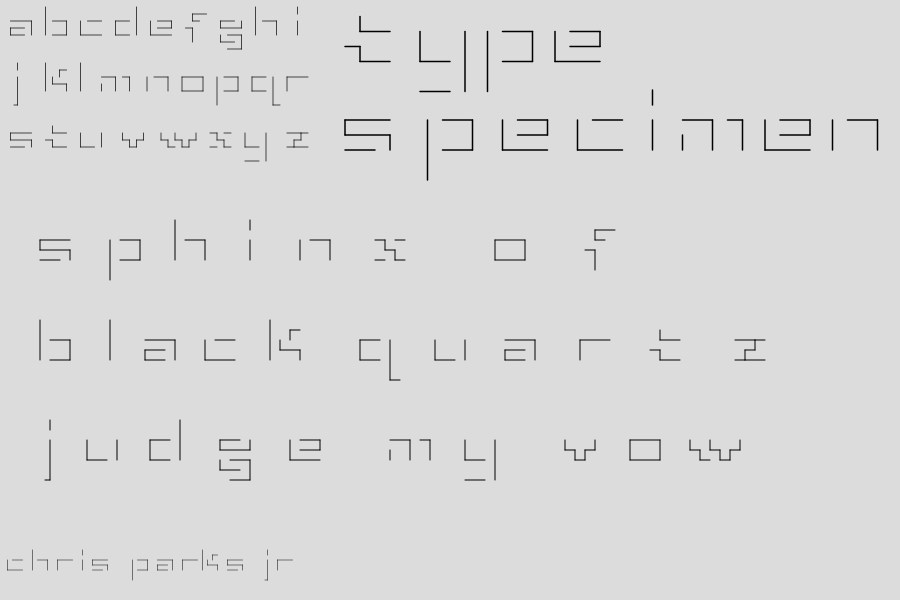
Frame 1 (no input)
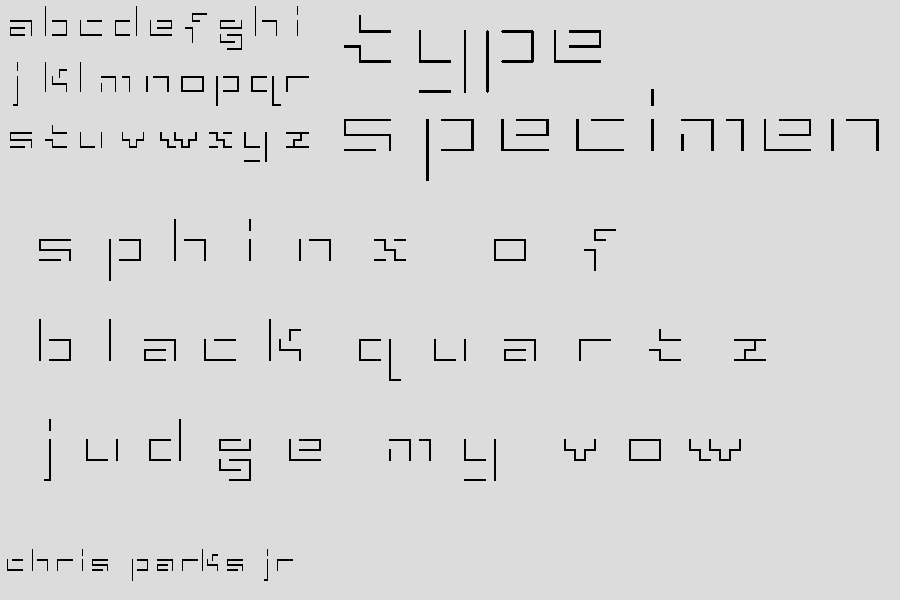
Frame 60 (no input)
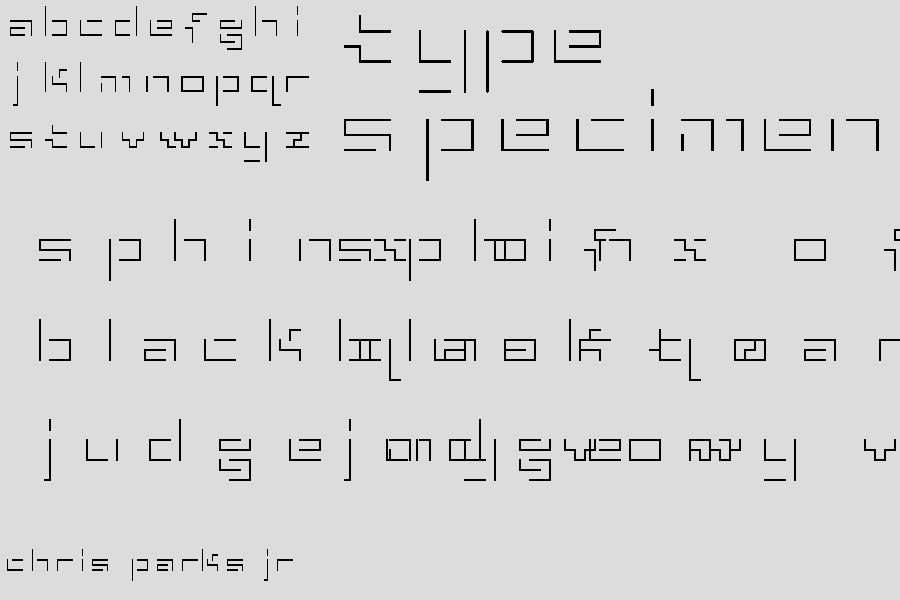
Frame 120 (the mouse pressed at the canvas centre since frame 60)

The p5.js sketch that drew these frames (run headless with seeded random() and noise() and a simulated clock; from frame 60 on, the mouse is pressed at the canvas centre):

// p5.js sketch
// ── sketch.js
function setup() {
createCanvas(900, 600);
        
textAlign(CENTER, CENTER);
background(220);
    
    
}

function draw() {

    // ALPHABET-70%SCALE
    
        push();
            scale(.70);
                drawA(15,10);
        pop();

    
        push();
            scale(.70);
                drawB(65,10);
        pop();

    
        push();
            scale(.70);
                drawC(115,10);
        pop();

    
        push();
            scale(.70);
                drawD(165,10);
        pop();

    
        push();
            scale(.70);
                drawE(215,10);
        pop();

    
        push();
            scale(.70);
                drawF(265,10);
        pop();

    
        push();
            scale(.70);
                drawG(315,10);
        pop();

    
        push();
            scale(.70);
                drawH(365,10);
        pop();

    
        push();
            scale(.70);
                drawI(415,10);
        pop();

        push();
            scale(.70);
                drawJ(15,90);
        pop();

        push();
            scale(.70);
                drawK(65,90);
        pop();

        push();
            scale(.70);
                drawL(115,90);
        pop();

        push();
            scale(.70);
                drawM(145,90);
        pop();

        push();
            scale(.70);
                drawN(210,90);
        pop();

        push();
            scale(.70);
                drawO(260,90);
        pop();

        push();
            scale(.70);
                drawP(310,90);
        pop();

        push();
            scale(.70);
                drawQ(360,90);
        pop();

        push();
            scale(.70);
                drawR(410,90);
        pop();

        push();
            scale(.70);
                drawS(15,170);
        pop();

        push();
            scale(.70);
                drawT(65,170);
        pop();

        push();
            scale(.70);
                drawU(115,170);
        pop();

        push();
            scale(.70);
                drawV(175,170);
        pop();

        push();
            scale(.70);
                drawW(230,170);
        pop();


        push();
            scale(.70);
                drawX(300,170);
        pop();

        push();
            scale(.70);
                drawY(350,170);
        pop();

        push();
            scale(.70);
                drawZ(410,170);
        pop();


       push();
        
    // TYPE-SPECIMEN-150%SCALE
    
       push(); 
            scale(1.5);
                drawT(230,1);
       pop();


        push();

            scale(1.5);
                drawY(280,1);
       pop();

        push();

            scale(1.5);
                drawP(325,1);
       pop();

        push();

            scale(1.5);
                drawE(370,1);
       pop();

        push();

            scale(1.5);
                drawS(230,60);
       pop();


        push();

            scale(1.5);
                drawP(285,60);
       pop();

        push();

            scale(1.5);
                drawE(335,60);
       pop();

        push();

            scale(1.5);
                drawC(385,60);
       pop();

        push();

            scale(1.5);
                drawI(425,60);
       pop();


        push();

            scale(1.5);
                drawM(455,60);
       pop();

        push();

            scale(1.5);
                drawE(510,60);
       pop();

        push();

            scale(1.5);
                drawN(555,60);

       pop();


 
   // “Sphinx of black quartz, judge my vow”
   
    push();
        
   
            drawSS(30,220);
   pop();
    
    
    push();
        
  
            drawPS(100,220);
   pop();
    
    push();
        
   
            drawHS(165,220);
   pop();
    
        push();
        
  
            drawIS(230,220);
   pop();
    
    push();
        
   
            drawNS(290,220);
   pop();
    
    
    push();
        
  
            drawXS(365,220);
   pop();
    
    push();
        
  
            drawOS(485,220);
   pop();
    
        push();
        
   
            drawFS(575,220);
   pop();
    
    push();
        
   
            drawBS(30,320);
   pop();
    
    
    push();
        
   
            drawLS(100,320);
   pop();
    
    push();
        
   
            drawAS(135,320);
   pop();
    
        push();
        
   
            drawCS(195,320);
   
   pop();
    
     push();
        
   
            drawKS(260,320);
   pop();
    
    
    push();
        
   
            drawQS(350,320);
   pop();
    
    push();
        
   
            drawUS(425,320);
   pop();
    
        push();
        
   
            drawAS(495,320);
   
   pop();
    
     push();
        
   
            drawRS(570,320);
   pop();
    
    
    push();
        
   
            drawTS(640,320);
   pop();
    
    push();
        
   
            drawZS(725,320);
   pop();
    
       push();
        
   
            drawJS(30,420);
   pop();
    
    
    push();
        
   
            drawUS(77,420);
   pop();
    
    push();
        
   
            drawDS(140,420);
   pop();
    
        push();
        
   
            drawGS(210,420);
   
   pop();
    
     push();
        
   
            drawES(280,420);
   pop();
    
    
    push();
        
   
            drawMS(380,420);
   pop();
    
    push();
        
   
            drawYS(455,420);
   pop();
    
        push();
        
   
            drawVS(555,420);
   
   pop();
    
     push();
        
   
            drawOS(620,420);
   pop();
    
    
    push();
        
   
            drawWS(680,420);
   pop();
    
    
  // NAME-50%SCALE  
     push();
        scale(.50);
            drawC(15,1100);
    pop();

    
    push();
        scale(.50);
            drawH(65,1100);
    pop();

    
    push();
        scale(.50);
            drawR(115, 1100);
    pop();

    
    push();
        scale(.50);
            drawI(155,1100);
    pop()

    
    push();
        scale(.50);
            drawS(185,1100);
    pop();

    
    push();
        scale(.50);
            drawP(265,1100);
    pop();

    
    push();
        scale(.50);
            drawA(315,1100);
    pop();

    
    push();
        scale(.50);
            drawR(365,1100);
    pop();

    
    push();
        scale(.50);
            drawK(405,1100);
    pop();
    
    push();
        scale(.50);
            drawS(455,1100);
    pop();
    
    push();
        scale(.50);
            drawJ(525,1100);
    pop();
    
    push();
        scale(.50);
            drawR(555,1100);
    pop();
    
    
    

    
    
    
}
// FUNCTIONSET1-ALPHABET-STANDARD 
function drawA(x, y) {
    push();

        translate(x, y);;
    
            line(0,20,30,20);
            line(30,20,30,40);
            line(20,30,0,30);
            line(0,40,20,40);
            line(0,40,0,30);    
    
    pop();
    
}
function drawB(x, y) {
    push();
  
        translate(x, y);;
    
    
            line(0,0,0,40);
            line(10,20,30,20);
            line(30,20,30,40);
            line(30,40,10,40);

    pop();
    
}

function drawC(x, y) {
    push();
    
        translate(x, y);;
 
            line(0,20,0,40);
            line(0,40,30,40);
            line(10,20,30,20);
    
;    pop();
    
}

function drawD(x, y) {
    push();
  
        translate(x, y);;
    
    
            line(30,0,30,40);
            line(20,20,0,20);
            line(0,20,0,40);
            line(0,40,20,40);

    pop();
    
}


function drawE(x, y) {
    push();
  
        translate(x, y);;
    
    
            line(0,20,0,40);
            line(0,40,30,40);
            line(10,20,30,20);
            line(30,20,30,30);
            line(30,30,10,30);

    pop();
    
}



function drawF(x, y) {
    push();
   
        translate(x, y);;
    

            line(10,10,30,10);
            line(10,10,10,20);
            line(10,20,20,20);
            line(0,30,10,30);
            line(10,30,10,50);

    pop();
    
}
function drawG(x, y) {
  push();
   
        translate(x, y);;
    
    
            line(0,40,0,50);
            line(0,50,20,50);
            line(20,20,0,20);
            line(0,20,0,30);
            line(0,30,30,30);
            line(30,30,30,20);
            line(10,40,30,40);
            line(30,40,30,60);
            line(30,60,10,60);

    pop();
    
}
function drawH(x, y) {
  push();
  
    translate(x, y);;
    
    
        line(0,0,0,40);
        line(10,20,30,20);
        line(30,20,30,40);
  
pop();
    
}

function drawI(x, y) {
  push();
 
    translate(x, y);;
    
    
        line(10,0,10,10);
        line(10,20,10,40);
   
pop();
    
}

function drawJ(x, y) {
  push();

    translate(x, y);;
    
    
        line(10,0,10,10);
        line(10,20,10,60);
        line(10,60,5,60);
   
pop();
    
}
function drawK(x, y) {
  push();

    translate(x, y);;
    
    
        line(0,0,0,40);
        line(20,20,20,10);
        line(20,10,30,10);
        line(10,20,10,30);
        line(10,30,30,30);
        line(30,30,30,40);
   
pop();
    
}
function drawL(x, y) {
  push();
 
    translate(x, y);;
    
    
        line(0,0,0,40);
   
pop();
    
}


function drawM(x, y) {
  push();

    translate(x, y);;
    
    
        line(0,20,20,20);
        line(20,20,20,40);
        line(0,30,0,40);
        line(30,20,40,20);
        line(40,20,40,40);

pop();
    
}
function drawN(x, y) {

    
push();

    translate(x, y);;
    

        line(0,20,0,40);
        line(10,20,30,20);
        line(30,20,30,40);

pop();
    
}
function drawO(x, y) {
  push();
  
    translate(x, y);;
    
    
        line(0,20,30,20);
        line(30,20,30,40);
        line(30,40,0,40);
        line(0,40,0,20);
  
    
   
   
    pop();
    
}

function drawP(x, y) {
  push();
  
    translate(x, y);;
    
    
        line(10,20,30,20);
        line(30,20,30,40);
        line(30,40,10,40);
        line(0,60,0,20);
    
;    pop();
    
}

function drawQ(x, y) {
  push();
                
     
    translate(x, y);;
    

        line(20,20,0,20);
        line(0,20,0,40);
        line(0,40,20,40);
        line(30,20,30,60);
        line(30,60,40,60)

    pop();
    
}

function drawR(x, y) {
  push();
                
 
    translate(x, y);;
    
    
        line(0,20,0,40);
        line(0,20,30,20);
 
    pop();
    
}

function drawS(x, y) {
  push();

    translate(x, y);
    
    
        line(30,20,0,20);
        line(0,20,0,30);
        line(0,30,30,30);
        line(30,30,30,40);
        line(20,40,0,40);

    pop();
    
}



function drawT(x, y) {
  push();
   
    translate(x, y);
    
    
    
        line(10,10,10,20);
        line(10,20,30,20);
        line(0,30,10,30);
        line(10,30,10,40);
        line(10,40,30,40);
   
    pop();
    
}

function drawU(x, y) {
  push();
  
    translate(x, y);
    
    
        line(30,20,30,40);
        line(20,40,0,40);
        line(0,40,0,20);
   
    pop();
    
}
function drawV(x, y) {
  push();
 
    translate(x, y);
    
    
        line(0,20,0,30);
        line(0,30,10,30);
        line(10,30,10,40);
        line(10,40,20,40);
        line(20,40,20,30);
        line(20,30,30,30);
        line(30,30,30,20);
    
    pop();
    
}
function drawW(x, y) {
  push();
 
    
    translate(x, y);
    
    
        line(0,20,0,30);
        line(0,30,10,30);
        line(10,30,10,40);
        line(10,40,20,40);
        line(20,20,20,30);
        line(20,30,30,30);
        line(30,30,30,40);
        line(30,40,40,40);
        line(40,40,40,30);
        line(40,30,50,30);
        line(50,30,50,20);

    pop();
    
}

function drawX(x, y) {
  push();
 
    translate(x, y);
    

        line(0,20,10,20);
        line(10,20,10,30);
        line(10,30,20,30);
        line(20,30,20,40);
        line(20,40,30,40);
        line(0,40,10,40);
        line(20,20,30,20);

    pop();
    
}
function drawY(x, y) {
  push();
    
    translate(x, y);
    
    
        line(0,20,0,40);
        line(0,40,20,40);
        line(30,20,30,60);
        line(0,60,20,60);
   
   pop();
    
}
function drawZ(x, y) {
  push();
    translate(x, y);
    
    
        line(0,20,20,20);
        line(0,40,10,40);
        line(10,40,10,30);
        line(10,30,20,30);
        line(20,30,20,20);
        line(20,20,30,20);
        line(10,40,30,40);
    
       
    pop();
    

    
}
// FUNCTIONSET2-ALPHABET-DYNAMICX 
function drawAS(x, y) {
  push();
 translate(x+mouseY+10, y);
    
    
        line(0,20,30,20);
        line(30,20,30,40);
        line(20,30,0,30);
        line(0,40,20,40);
        line(0,40,0,30);    
    
    pop();
    
}
function drawBS(x, y) {
  push();
  translate(x+mouseY+10, y);
    
    
    
    line(0,0,0,40);
   line(10,20,30,20);
    line(30,20,30,40);
     line(30,40,10,40);
    
;    pop();
    
}

function drawCS(x, y) {
  push();
 translate(x+mouseY+10, y);
    
 
    line(0,20,0,40);
   line(0,40,30,40);
     line(10,20,30,20);
    
;    pop();
    
}

function drawDS(x, y) {
  push();
   translate(x+mouseY+10, y);
   
    
    
    line(30,0,30,40);
   line(20,20,0,20);
     line(0,20,0,40);
    line(0,40,20,40);
;    pop();
    
}


function drawES(x, y) {
  push();
 translate(x+mouseY+10, y);
    
    
    
    line(0,20,0,40);
   line(0,40,30,40);
     line(10,20,30,20);
    line(30,20,30,30);
    line(30,30,10,30);
;    pop();
    
}



function drawFS(x, y) {
  push();
    translate(x+mouseY+10, y);
    
    
    
    line(10,10,30,10);
   line(10,10,10,20);
     line(10,20,20,20);
    line(0,30,10,30);
    line(10,30,10,50);
;    pop();
    
}
function drawGS(x, y) {
  push();
    translate(x+mouseY+10, y);
    
    
    
    line(0,40,0,50);
   line(0,50,20,50);
    line(20,20,0,20);
    line(0,20,0,30);
     line(0,30,30,30);
    line(30,30,30,20);
    line(10,40,30,40);
     line(30,40,30,60);
    line(30,60,10,60);
;    pop();
    
}
function drawHS(x, y) {
  push();
   translate(x+mouseY+10, y);
    
    
    
    line(0,0,0,40);
   line(10,20,30,20);
    line(30,20,30,40);
     
;    pop();
    
}

function drawIS(x, y) {
  push();
   translate(x+mouseY+10, y);
    
    
    
    line(10,0,10,10);
    line(10,20,10,40);
   
pop();
    
}

function drawJS(x, y) {
  push();
    translate(x+mouseY+10, y);
    
    
    
        line(10,0,10,10);
        line(10,20,10,60);
        line(10,60,5,60);
   
pop();
    
}
function drawKS(x, y) {
  push();
    translate(x+mouseY+10, y);
    
    
    
        line(0,0,0,40);
        line(20,20,20,10);
        line(20,10,30,10);
        line(10,20,10,30);
        line(10,30,30,30);
        line(30,30,30,40);
    
pop();
    
}
function drawLS(x, y) {
  push();
    translate(x+mouseY+10, y);
    
    
        line(0,0,0,40);
   
    pop();
    
}


function drawMS(x, y) {
  push();
    translate(x+mouseY+10, y);
    
    
    
        line(0,20,20,20);
        line(20,20,20,40);
        line(0,30,0,40);
        line(30,20,40,20);
        line(40,20,40,40);

    pop();
    
}
function drawNS(x, y) {

    
push();
    translate(x+mouseY+10, y);
    
    
    
    line(0,20,0,40);
    line(10,20,30,20);
    line(30,20,30,40);

pop();
    
}
function drawOS(x, y) {
  push();
   translate(x+mouseY+10, y);
    
    
    
        line(0,20,30,20);
        line(30,20,30,40);
        line(30,40,0,40);
        line(0,40,0,20);
  
    
   
   
    pop();
    
}

function drawPS(x, y) {
  push();
    translate(x+mouseY+10, y);
    
    
    
        line(10,20,30,20);
        line(30,20,30,40);
        line(30,40,10,40);
        line(0,60,0,20);
    
    pop();
    
}

function drawQS(x, y) {
  push();
                
    translate(x+mouseY+10, y);
    
    
    
        line(20,20,0,20);
        line(0,20,0,40);
        line(0,40,20,40);
        line(30,20,30,60);
        line(30,60,40,60);

    pop();
    
}

function drawRS(x, y) {
  push();
                
    translate(x+mouseY+10, y);
    
    
    
        line(0,20,0,40);
        line(0,20,30,20);

    pop();
    
}

function drawSS(x, y) {
  push();
    translate(x+mouseY+10, y);
    
    
    
        line(30,20,0,20);
        line(0,20,0,30);
        line(0,30,30,30);
        line(30,30,30,40);
        line(20,40,0,40);

    pop();
    
}



function drawTS(x, y) {
  push();
   translate(x+mouseY+10, y);
   
    
    
   
        line(10,10,10,20);
        line(10,20,30,20);
        line(0,30,10,30);
        line(10,30,10,40);
        line(10,40,30,40);

    pop();
    
}

function drawUS(x, y) {
  push();
  translate(x+mouseY+10, y);
    
        line(30,20,30,40);
        line(20,40,0,40);
        line(0,40,0,20);
   
    pop();
    
}
function drawVS(x, y) {
  push();
    translate(x+mouseY+10, y);
    
    
    
        line(0,20,0,30);
        line(0,30,10,30);
        line(10,30,10,40);
        line(10,40,20,40);
        line(20,40,20,30);
        line(20,30,30,30);
        line(30,30,30,20);
    
    pop();
    
}
function drawWS(x, y) {
  push();
   translate(x+mouseY+10, y);
    
    
    
        line(0,20,0,30);
        line(0,30,10,30);
        line(10,30,10,40);
        line(10,40,20,40);
        line(20,20,20,30);
        line(20,30,30,30);
        line(30,30,30,40);
        line(30,40,40,40);
        line(40,40,40,30);
        line(40,30,50,30);
        line(50,30,50,20);

    pop();
    
}

function drawXS(x, y) {
  push();
   translate(x+mouseY+10, y);
   
    
    
        line(0,20,10,20);
        line(10,20,10,30);
        line(10,30,20,30);
        line(20,30,20,40);
        line(20,40,30,40);
        line(0,40,10,40);
        line(20,20,30,20);

    pop();
    
}
function drawYS(x, y) {
  push();
    translate(x+mouseY+10, y);
    
    
    
        line(0,20,0,40);
        line(0,40,20,40);
        line(30,20,30,60);
        line(0,60,20,60);
   
    pop();
    
}
function drawZS(x, y) {
  push();
    translate(x+mouseY+10, y);
   
    
    
        line(0,20,20,20);
        line(0,40,10,40);
        line(10,40,10,30);
        line(10,30,20,30);
        line(20,30,20,20);
        line(20,20,30,20);
        line(10,40,30,40);
    
      
    pop();
    

    
}
